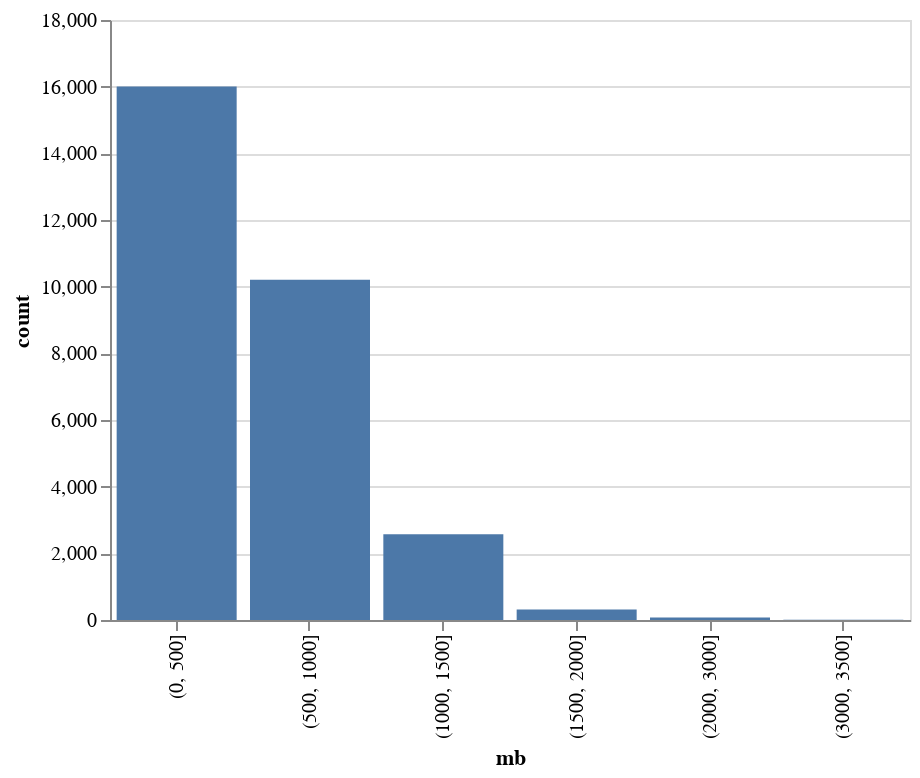

Notebook code cell kept with this figure:
### Code cell
alt.Chart(sizes).mark_bar().encode(
    x=alt.X("mb:N", sort=None), y="count:Q", tooltip="count:Q"
).properties(width=400)

### Figure 1 — Vega-Lite specification as saved in the notebook (floating-point values rounded to 4 significant figures)
{"config": {"view": {"continuousWidth": 400, "continuousHeight": 300}}, "data": {"name": "data-24067aabfacfaaf9c78d1785cca835f9"}, "mark": "bar", "encoding": {"tooltip": {"field": "count", "type": "quantitative"}, "x": {"field": "mb", "sort": null, "type": "nominal"}, "y": {"field": "count", "type": "quantitative"}}, "width": 400, "$schema": "https://vega.github.io/schema/vega-lite/v4.17.0.json", "datasets": {"data-24067aabfacfaaf9c78d1785cca835f9": [{"mb": "(0, 500]", "count": 16007}, {"mb": "(500, 1000]", "count": 10208}, {"mb": "(1000, 1500]", "count": 2574}, {"mb": "(1500, 2000]", "count": 312}, {"mb": "(2000, 3000]", "count": 78}, {"mb": "(3000, 3500]", "count": 11}]}}
